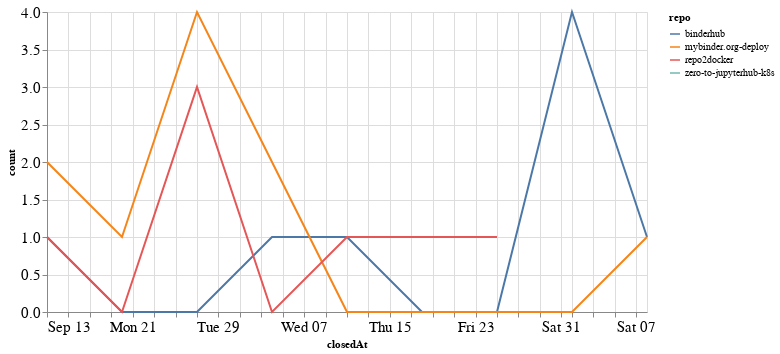

Source (notebook cell):
### Code cell
closed_by_time = closed_by.groupby('repo').resample('W', on='closedAt').count()['author'].reset_index()
closed_by_time = closed_by_time.rename(columns={'author': 'count'})

alt.Chart(closed_by_time, width=600).mark_line().encode(
    x='closedAt',
    y='count',
    color='repo',
    tooltip="repo"
)

### Figure 1 — Vega-Lite specification as saved in the notebook (floating-point values rounded to 4 significant figures)
{"config": {"axisLeft": {"labelFontSize": 15}, "axisBottom": {"labelFontSize": 15}}, "data": {"name": "data-4af5ba6756afea1269e48ffbacd04325"}, "mark": "line", "encoding": {"color": {"type": "nominal", "field": "repo"}, "tooltip": {"type": "nominal", "field": "repo"}, "x": {"type": "temporal", "field": "closedAt"}, "y": {"type": "quantitative", "field": "count"}}, "width": 600, "$schema": "https://vega.github.io/schema/vega-lite/v4.8.1.json", "datasets": {"data-4af5ba6756afea1269e48ffbacd04325": [{"repo": "binderhub", "closedAt": "2020-09-13T00:00:00", "count": 1}, {"repo": "binderhub", "closedAt": "2020-09-20T00:00:00", "count": 0}, {"repo": "binderhub", "closedAt": "2020-09-27T00:00:00", "count": 0}, {"repo": "binderhub", "closedAt": "2020-10-04T00:00:00", "count": 1}, {"repo": "binderhub", "closedAt": "2020-10-11T00:00:00", "count": 1}, {"repo": "binderhub", "closedAt": "2020-10-18T00:00:00", "count": 0}, {"repo": "binderhub", "closedAt": "2020-10-25T00:00:00", "count": 0}, {"repo": "binderhub", "closedAt": "2020-11-01T00:00:00", "count": 4}, {"repo": "binderhub", "closedAt": "2020-11-08T00:00:00", "count": 1}, {"repo": "mybinder.org-deploy", "closedAt": "2020-09-13T00:00:00", "count": 2}, {"repo": "mybinder.org-deploy", "closedAt": "2020-09-20T00:00:00", "count": 1}, {"repo": "mybinder.org-deploy", "closedAt": "2020-09-27T00:00:00", "count": 4}, {"repo": "mybinder.org-deploy", "closedAt": "2020-10-04T00:00:00", "count": 2}, {"repo": "mybinder.org-deploy", "closedAt": "2020-10-11T00:00:00", "count": 0}, {"repo": "mybinder.org-deploy", "closedAt": "2020-10-18T00:00:00", "count": 0}, {"repo": "mybinder.org-deploy", "closedAt": "2020-10-25T00:00:00", "count": 0}, {"repo": "mybinder.org-deploy", "closedAt": "2020-11-01T00:00:00", "count": 0}, {"repo": "mybinder.org-deploy", "closedAt": "2020-11-08T00:00:00", "count": 1}, {"repo": "repo2docker", "closedAt": "2020-09-13T00:00:00", "count": 1}, {"repo": "repo2docker", "closedAt": "2020-09-20T00:00:00", "count": 0}, {"repo": "repo2docker", "closedAt": "2020-09-27T00:00:00", "count": 3}, {"repo": "repo2docker", "closedAt": "2020-10-04T00:00:00", "count": 0}, {"repo": "repo2docker", "closedAt": "2020-10-11T00:00:00", "count": 1}, {"repo": "repo2docker", "closedAt": "2020-10-18T00:00:00", "count": 1}, {"repo": "repo2docker", "closedAt": "2020-10-25T00:00:00", "count": 1}, {"repo": "zero-to-jupyterhub-k8s", "closedAt": "2020-10-18T00:00:00", "count": 1}]}}
